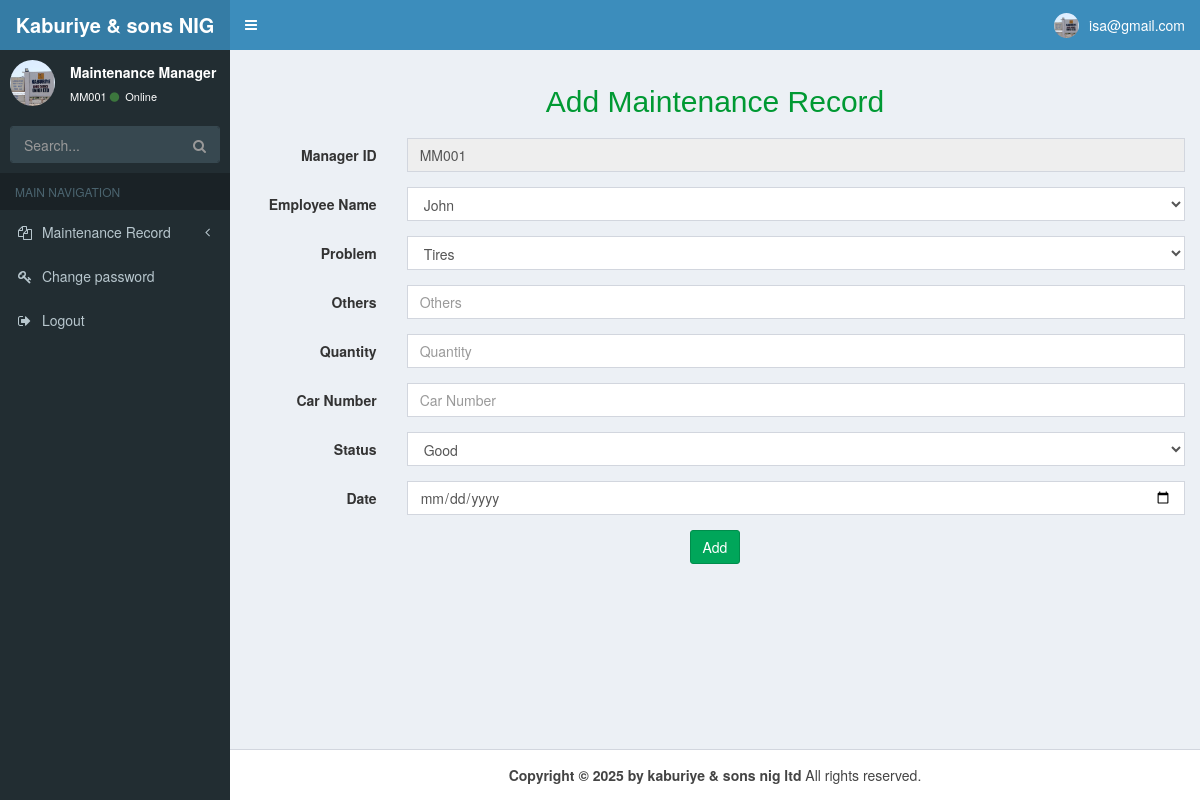
Page /n_main.php (signed in) on the committed database.
### tables this page shows
CREATE TABLE `maintenance_manager` (
  `ID` int(50) NOT NULL,
  `maintenancemanager_id` varchar(50) NOT NULL,
  `surname` varchar(50) NOT NULL,
  `othername` varchar(50) NOT NULL,
  `sex` varchar(7) NOT NULL,
  `dob` varchar(15) NOT NULL,
  `state_origin` varchar(30) NOT NULL,
  `local` varchar(50) NOT NULL,
  `religion` varchar(15) NOT NULL,
  `phonenumber` varchar(16) NOT NULL,
  `email` varchar(100) NOT NULL,
  `password` varchar(50) NOT NULL
);

### n_main.php (the view, shortened to what this page needs)
<?php
require __DIR__ . "/config/database.php";
$user = $_SESSION['user']['email'];
$profile = mysqli_query($conn, "select * from maintenance_manager where email ='$user'");
$fetch = mysqli_fetch_assoc($profile);
$query = "select * from employees";
$employees = mysqli_query($conn, $query);
?>
<!DOCTYPE html>
<html>
<head>
  <link rel="stylesheet" href="css/bootstrap.min.css">
  <link rel="stylesheet" href="css/font-awesome.min.css">
  <link rel="stylesheet" href="css/ionicons.min.css">
  <link rel="stylesheet" href="css/AdminLTE.min.css">
  <link rel="stylesheet" href="css/_all-skins.min.css">
</head>
<body class="hold-transition skin-blue sidebar-mini">
  <div class="wrapper">
    <header class="main-header">
      <a href="mm_home.php" class="logo">
        <span class="logo-lg"><b>Kaburiye & sons NIG LTD</b></span>
      </a>
      <nav class="navbar navbar-static-top">
        <a href="#" class="sidebar-toggle" data-toggle="push-menu" role="button">
        </a>
        <div class="navbar-custom-menu">
          <ul class="nav navbar-nav">
            <li class="dropdown user user-menu">
              <a href="#" class="dropdown-toggle" data-toggle="dropdown">
                <img src="images/admin.jpg" class="user-image" alt="User Image">
                <span class="hidden-xs">
                  <?php echo "$fetch[email]"; ?>
                </span>
              </a>
            </li>
          </ul>
        </div>
      </nav>
    </header>
    <aside class="main-sidebar">
      <section class="sidebar">
        <div class="user-panel">
          <div class="pull-left image">
            <img src="images/admin.jpg" class="img-circle" alt="User Image">
          </div>
          <div class="pull-left info">
            <p>Maintenance Manager </p>
            <a href="#">
              <?php echo "$fetch[maintenancemanager_id]"; ?> <i class="fa fa-circle text-success"></i> Online
            </a>
          </div>
        </div>
        <form action="#" method="get" class="sidebar-form">
          <div class="input-group">
            <input type="text" name="q" class="form-control" placeholder="Search...">
            <span class="input-group-btn">
              <button type="submit" name="search" id="search-btn" class="btn btn-flat"><i class="fa fa-search"></i>
              </button>
            </span>
          </div>
        </form>
        <ul class="sidebar-menu" data-widget="tree">
          <li class="header">MAIN NAVIGATION</li>
          <li class="treeview">
            <a href="#">
              <i class="fa fa-files-o"></i> <span> Maintenance Record</span>
              <span class="pull-right-container">
                <small class="fa fa-angle-left pull-right "></small>
              </span>
            </a>
          </li>
          <li>
            <a href="mm_cpassword.php">
              <i class="fa fa-key"></i> <span>Change password</span>
            </a>
          </li>
          <li>
            <a href="mm_logout.php">
              <i class="fa fa-sign-out"></i> <span>Logout</span>
            </a>
          </li>
      </section>
    </aside>
    <div class="content-wrapper">
      <section class="content">
        <h2 align="center" style="color:#009933;"> Add Maintenance Record</h2>
        <form class="form-horizontal" role="form" method="post" enctype="multipart/form-data">
          <div class="form-group">
            <label class="control-label col-sm-2" for="MMID"> Manager ID</label>
            <div class="col-sm-10">
              <input type="text" class="form-control" name="mid" readonly required
                value="<?php echo "$fetch[maintenancemanager_id]"; ?>">
            </div>
          </div>
          <div class="form-group">
            <label class="control-label col-sm-2" for="Employee Name">Employee Name</label>
            <div class="col-sm-10">
              <select name="ename" class="form-control" required>
                <?php
                while ($empl = mysqli_fetch_array($employees, MYSQLI_ASSOC)):
                  ?>
                  <option value="<?php echo $empl["surname"]; ?>">
                    <?php echo $empl["surname"];
                    ?>
                  </option>
                  <?php
                endwhile;
                ?>
              </select>
            </div>
          </div>
          <div class="form-group">
            <label class="control-label col-sm-2" for="problem">Problem</label>
            <div class="col-sm-10">
              <select name="problem" class="form-control" required>
                <option value="Tires"> Tires</option>
              </select>
            </div>
          </div>
          <div class="form-group">
            <label class="control-label col-sm-2" for="log">Others</label>
            <div class="col-sm-10">
              <input type="text" class="form-control" name="others" required placeholder="Others">
            </div>
          </div>
          <div class="form-group">
            <label class="control-label col-sm-2" for="log">Quantity</label>
            <div class="col-sm-10">
              <input type="number" class="form-control" name="qty" required placeholder="Quantity">
            </div>
          </div>
          <div class="form-group">
            <label class="control-label col-sm-2" for="othername">Car Number</label>
            <div class="col-sm-10">
              <input type="text" class="form-control" name="cn" required placeholder="Car Number">
            </div>
          </div>
          <div class="form-group">
            <label class="control-label col-sm-2" for="status">Status</label>
            <div class="col-sm-10">
              <select name="status" class="form-control" required>
                <option value="Good"> Good</option>
              </select>
            </div>
          </div>
          <div class="form-group">
            <label class="control-label col-sm-2" for="othername">Date</label>
            <div class="col-sm-10">
              <input type="date" class="form-control" name="date" required placeholder="Date">
            </div>
          </div>
          <center> <input type="submit" class="btn btn-success" value=" Add " name="register"></center>
        </form>
      </section>
    </div>
    <footer class="main-footer">
      <center> <strong>Copyright &copy; 2025 by kaburiye & sons nig ltd</strong> All rights reserved.</center>
    </footer>
  </div>
</body>
</html>

### rows in the picture
maintenance_manager: email "isa@gmail.com", maintenancemanager "MM001", mid "MM001"

### other values in the picture
form field ename "John"
